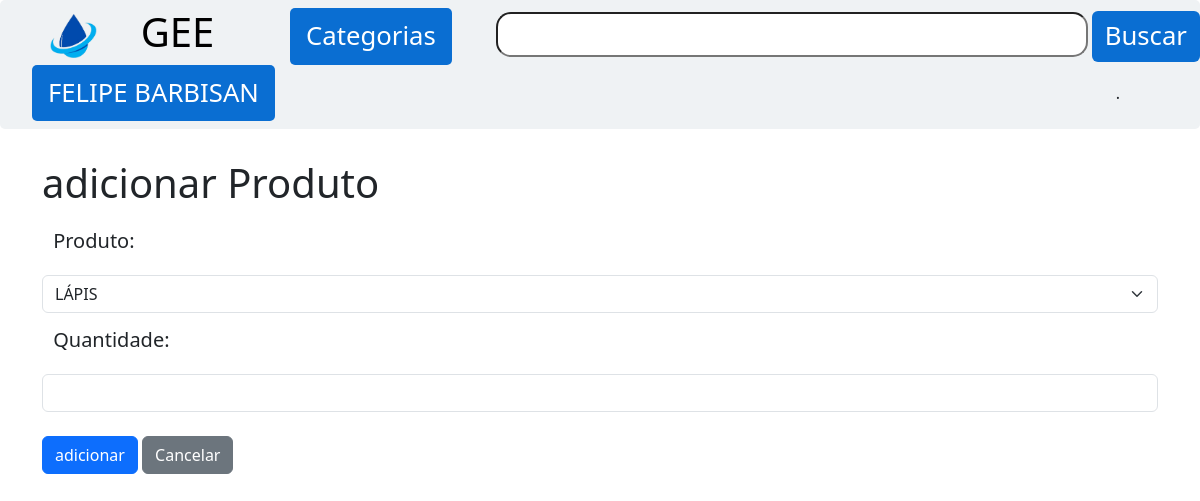
The page /lista/form.php?cod=160&tipo=adicionar (signed in) on the database as committed earlier.
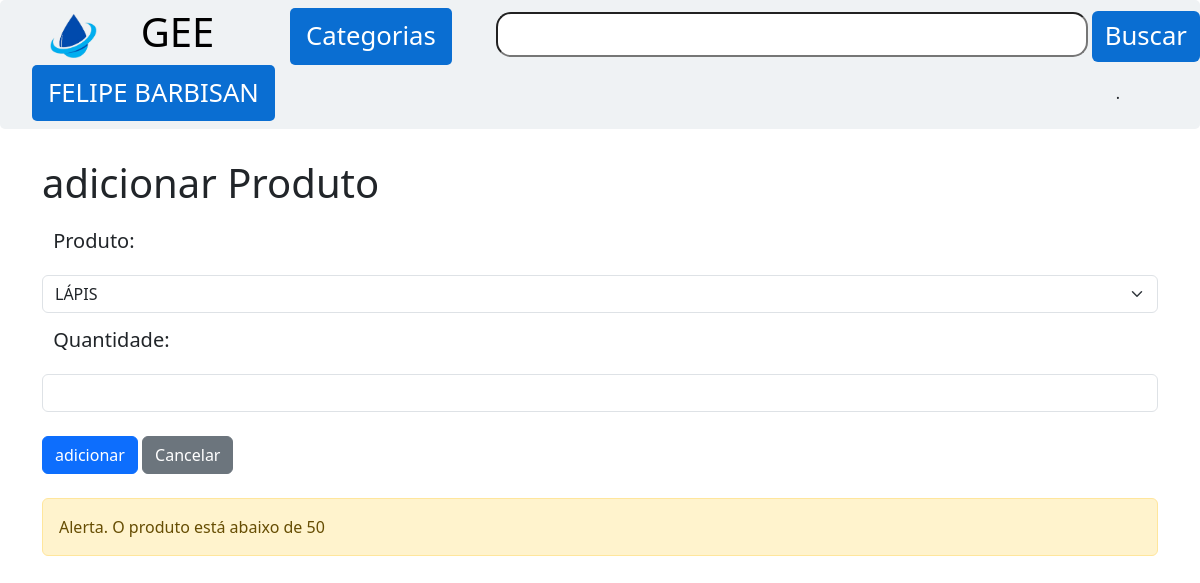
The same page on the database as committed later.
### tables this page shows
CREATE TABLE `produto` (
  `pro_cod` int(11) NOT NULL,
  `pro_nome` varchar(20) NOT NULL,
  `pro_quant` int(11) NOT NULL,
  `pro_descricao` varchar(100) DEFAULT NULL,
  `pro_cor` varchar(30) DEFAULT NULL,
  `pro_limite` int(11) DEFAULT 20,
  `pro_IsActive` bit(1) NOT NULL,
  `cat_cod` int(11) NOT NULL
);

### lista/form.php (the view, shortened to what this page needs)
<?php
include ('../navBar.php');
?>
<div class="container">
    <h1><?php echo $_GET['tipo']; ?> Produto</h1>
    <form action="" method="post">
        <label for="cod" class="form-label">Produto:</label>
        <select name="cod" id="cod" class="form-select" required>
            <?php
            $slq = mysqli_query($conexao, "SELECT * FROM produto WHERE pro_cod=" . $_GET['cod'] . "");
            $produto = mysqli_fetch_array($slq)
                ?>
            <option value="<?php echo $produto['pro_cod']; ?>" selected><?php echo $produto['pro_nome']; ?></option>
        </select>
        <label for="quant" class="form-label">Quantidade:</label>
        <input type="number" name="quant" id="quant" class="form-control" required min="0" oninput="validity.valid||(value='');"/><br>
        <input type="submit" class="btn btn-<?php if ($_GET['tipo'] == 'adicionar') {
            echo 'primary';
        } else {
            echo 'danger';
        } ?>" value="<?php echo $_GET['tipo']; ?>">
        <a type="button" href="lista.php" class="btn btn-secondary">Cancelar</a>
    </form>
    <?php
    $sqlproduto = mysqli_query($conexao, "SELECT * FROM produto WHERE pro_cod=".$_GET['cod']."");
    $produto = mysqli_fetch_array($sqlproduto);
    if($produto['pro_quant'] <= $produto['pro_limite']){
        echo '<br><div class="alert alert-warning" role="alert">Alerta. O produto está abaixo de ' . $produto['pro_limite'] . ' </div>';
    }
    ?>
</div>

Rows that differ between the two databases and show on the page:
changed produto "LÁPIS": pro_quant 200 → 36 (drawn); pro_limite (not shown) → "50"
Other text that changed with them:
text now shown: "Alerta. O produto está abaixo de"
